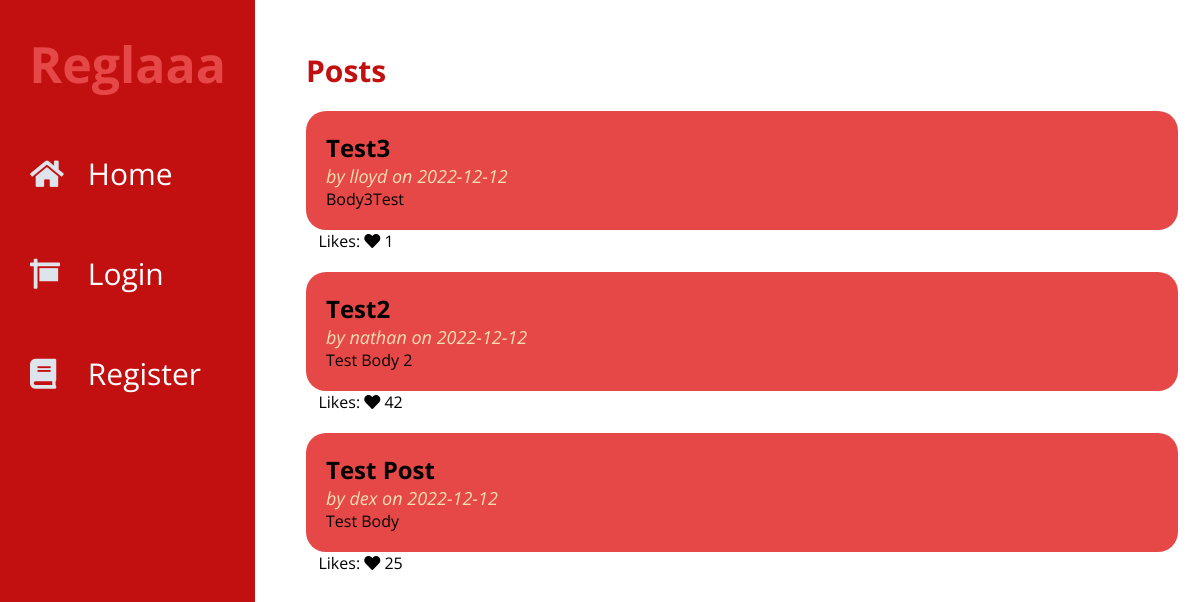
The page / on the database its author committed.
### tables this page shows
CREATE TABLE post (
  id INTEGER PRIMARY KEY AUTOINCREMENT,
  author_id INTEGER NOT NULL,
  created TIMESTAMP NOT NULL DEFAULT CURRENT_TIMESTAMP,
  title TEXT NOT NULL,
  body TEXT NOT NULL,
  FOREIGN KEY (author_id) REFERENCES user (id)
);

CREATE TABLE user (
  id INTEGER PRIMARY KEY AUTOINCREMENT,
  username TEXT UNIQUE NOT NULL,
  password TEXT NOT NULL
);

### flaskr/blog.py (the view)
@bp.route("/")
def index():
    db = get_db()
    posts = db.execute(
        "SELECT p.id, title, body, created, author_id, username,"
        "(SELECT COUNT(user_id) FROM likes WHERE post_id = p.id) AS likes"
        " FROM post p JOIN user u ON p.author_id = u.id"
        " ORDER BY created DESC"
    ).fetchall()
    return render_template("blog/index.html", posts=posts)

### flaskr/auth.py (called while the page is built)
@bp.before_app_request
def load_logged_in_user():
    user_id = session.get("user_id")
    if user_id is None:
        g.user = None
    else:
        g.user = (
            get_db().execute("SELECT * FROM user WHERE id = ?", (user_id,)).fetchone()
        )

### flaskr/db.py (called while the page is built)
def get_db():
    if "db" not in g:
        g.db = sqlite3.connect(
            current_app.config["DATABASE"], detect_types=sqlite3.PARSE_DECLTYPES
        )
        g.db.row_factory = sqlite3.Row
    return g.db

### flaskr/templates/blog/index.html (shortened to what this page needs)
{% extends 'base.html' %}
{% block posts %}
  <p class="title">{% block title %}Posts{% endblock %}</p>
{% endblock %}
{% block content %}
  {% for post in posts %}
    <article class="post">
        <div class="body">
                        <h2>{{ post['title'] }}</h2>
                        <p class="about">by {{ post['username'] }} on {{ post['created'].strftime('%Y-%m-%d') }}</p>
                        <br>
                        <p>{{ post['body'] }}</p>
        </div>
    </article>
    <div class="opt">
        {% if g.user %}
        <a href="{{ url_for('blog.like_action', post_id=post.id, action='like') }}">
            <span class="icon">&nbsp&nbsp&nbsp<i class="fas fa-heart"></i></span>
            <span class="item">Like</span>
        </a>
        {% else %}
        <span class="icon">&nbsp&nbsp&nbspLikes: <i class="fas fa-heart"></i></span>
        {% endif %}
        <p>{{ post['likes'] }}</p>
    </div>
  {% endfor %}
{% endblock %}

### flaskr/templates/base.html (shortened to what this page needs)
<!doctype html>
<link rel="stylesheet" href="{{ url_for('static', filename='style.css') }}">
<link rel="stylesheet" href="https://use.fontawesome.com/releases/v5.8.1/css/all.css">
<div class="wrapper">
        <div class="sidebar">
            <div class="profile">
                <h1><a href="{{ url_for('index') }}">Reglaaa</a></h1>
            </div>
            <ul>
                <li>
                    <a href="{{ url_for('index') }}">
                        <span class="icon"><i class="fas fa-home"></i></span>
                        <span class="item">Home</span>
                    </a>
                </li>
                {% if not g.user %}
                <li>
                    <a href="{{ url_for('auth.login') }}">
                        <span class="icon"><i class="fas fa-sign"></i></span>
                        <span class="item">Login</span>
                    </a>
                </li>
                <li>
                    <a href="{{ url_for('auth.register') }}">
                        <span class="icon"><i class="fas fa-book"></i></span>
                        <span class="item">Register</span>
                    </a>
                </li>
                {% endif %}
            </ul>
        </div>
        <section class="content">
  <div class="posts">
    {% block posts %}{% endblock %}
  {% block content %}{% endblock %}
      </div>
</section>
</div>

### flaskr/static/style.css (style rules this page uses)
* { list-style: none; text-decoration: none; margin: 0; padding: 0; box-sizing: border-box; font-family: 'Open Sans', sans-serif; }
.wrapper .sidebar { background: #C21010; position: fixed; top: 0; left: 0; width: 255px; height: 100%; padding: 20px 0; transition: all 0.5s ease; }
.wrapper .sidebar .profile { margin-bottom: 20px; text-align: center; }
.wrapper .sidebar .profile h1 { margin: 10px 0 5px; }
.wrapper .sidebar .profile a { font-size: 50px; color: #E64848; }
.wrapper .sidebar ul li a { display: block; height: 100px; padding: 30px; color: white; font-size: 30px; position: relative; transition: all 0.2s ease; }
.wrapper .sidebar ul li a .icon { color: #dee4ec; width: 30px; display: inline-block; margin-right: 20px; }
.wrapper .content { width: 81%; margin-left: 16rem; }
.top-menu a, h1 { display: inline-block; margin-left: 20px; }
.posts { padding: 50px; }
.post { margin-top: 20px; padding: 20px; border-radius: 20px; background-color: #E64848; transition: all 1s ease; }
.post .about { color: wheat; font-size: 18px; font-style: italic; }
.title { color: #C21010; font-weight: bold; font-size: 30px; }
.opt { display: block; }
.opt a,p { display: inline-block; margin-right: 20px; }

### rows shown on the page
post: title "Test3", username "lloyd", created "2022-12-12", body "Body3Test", likes "1"
post: title "Test2", username "nathan", created "2022-12-12", body "Test Body 2", likes "42"
post: title "Test Post", username "dex", created "2022-12-12", body "Test Body", likes "25"
